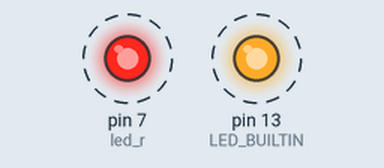
Bench run of a sketch on a simulated Arduino Uno, built with avr-gcc and run on an emulated ATmega328P. Shown: output pins drawn as LEDs (lit = HIGH). Dashed ring = blinking.

Above: at 0.5 s.
Timing chart, 0 to 4.6 s (numbered marks = the images above):
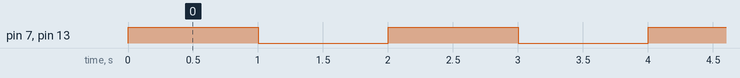

Measured:
- by itself, pin 7 (led_r), pin 13 (LED_BUILTIN): alternates HIGH for 1.0 s and LOW for 1.0 s

The sketch:

led.ino
```cpp
int led_r = 7;

void setup()
{
  pinMode(LED_BUILTIN, OUTPUT);
  pinMode(led_r, OUTPUT);
}

void loop()
{
  digitalWrite(LED_BUILTIN, HIGH);
  digitalWrite(led_r, HIGH);
  delay(1000); // Wait for 1000 millisecond(s)
  digitalWrite(LED_BUILTIN, LOW);
  digitalWrite(led_r, LOW);
  delay(1000); // Wait for 1000 millisecond(s)
}
```
